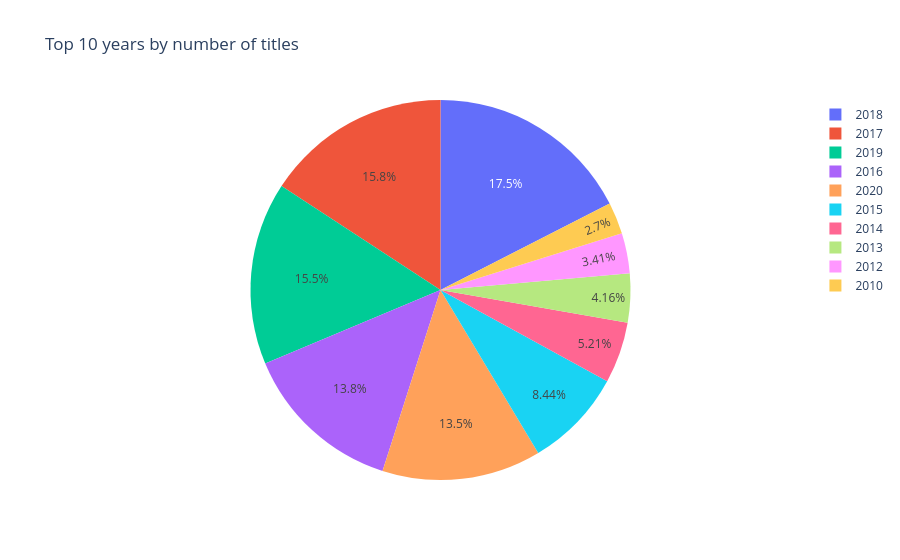

Source (notebook cell):
### Markdown cell above
As can be seen, the number of **Movies** available on Netflix outnumbers **TV** **Shows** by a ration of 2:1.

### Code cell
## 2. In recent years, has Netflix invested more in movies or TV shows?

fig = px.pie(
    values=netflix_df_new["release_year"].value_counts()[:10].values,
    names=netflix_df_new["release_year"].value_counts()[:10].index,
    title="Top 10 years by number of titles",
)
fig.show()

### Figure 1 — Plotly figure (JSON) as saved in the notebook; plotly's stock layout.template omitted (floating-point values rounded to 4 significant figures)
{"data": [{"domain": {"x": [0.0, 1.0], "y": [0.0, 1.0]}, "hovertemplate": "label=%{label}<br>value=%{value}<extra></extra>", "labels": [2018, 2017, 2019, 2016, 2020, 2015, 2014, 2013, 2012, 2010], "legendgroup": "", "name": "", "showlegend": true, "type": "pie", "values": [1121, 1012, 996, 882, 868, 541, 334, 267, 219, 173]}], "layout": {"legend": {"tracegroupgap": 0}, "title": {"text": "Top 10 years by number of titles"}}}
